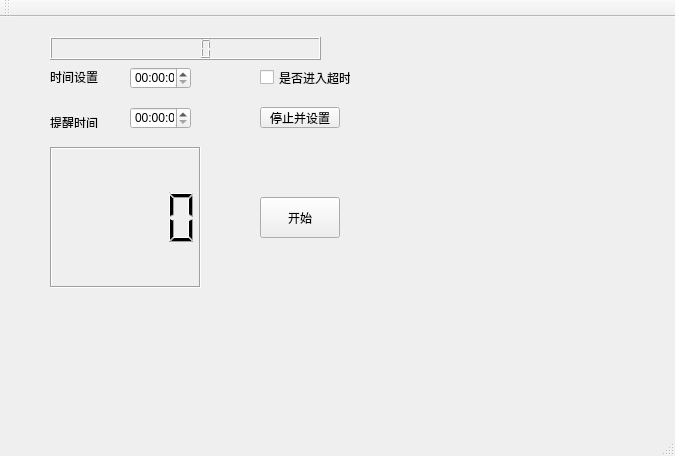
<?xml version="1.0" encoding="UTF-8"?>
<ui version="4.0">
 <class>MainWindow</class>
 <widget class="QMainWindow" name="MainWindow">
  <property name="geometry">
   <rect>
    <x>0</x>
    <y>0</y>
    <width>675</width>
    <height>456</height>
   </rect>
  </property>
  <property name="sizePolicy">
   <sizepolicy hsizetype="Fixed" vsizetype="Preferred">
    <horstretch>0</horstretch>
    <verstretch>0</verstretch>
   </sizepolicy>
  </property>
  <property name="windowTitle">
   <string>倒计时-zzu</string>
  </property>
  <property name="iconSize">
   <size>
    <width>25</width>
    <height>25</height>
   </size>
  </property>
  <widget class="QWidget" name="centralWidget">
   <widget class="QPushButton" name="pushButton">
    <property name="geometry">
     <rect>
      <x>260</x>
      <y>180</y>
      <width>80</width>
      <height>41</height>
     </rect>
    </property>
    <property name="text">
     <string>开始</string>
    </property>
   </widget>
   <widget class="QLCDNumber" name="lcdNumber">
    <property name="geometry">
     <rect>
      <x>50</x>
      <y>130</y>
      <width>151</width>
      <height>141</height>
     </rect>
    </property>
    <property name="sizePolicy">
     <sizepolicy hsizetype="Maximum" vsizetype="Maximum">
      <horstretch>0</horstretch>
      <verstretch>0</verstretch>
     </sizepolicy>
    </property>
    <property name="frameShape">
     <enum>QFrame::Box</enum>
    </property>
    <property name="frameShadow">
     <enum>QFrame::Sunken</enum>
    </property>
    <property name="lineWidth">
     <number>1</number>
    </property>
   </widget>
   <widget class="QTimeEdit" name="timeEdit">
    <property name="geometry">
     <rect>
      <x>130</x>
      <y>50</y>
      <width>61</width>
      <height>22</height>
     </rect>
    </property>
   </widget>
   <widget class="QTimeEdit" name="timeEdit_2">
    <property name="geometry">
     <rect>
      <x>130</x>
      <y>90</y>
      <width>61</width>
      <height>22</height>
     </rect>
    </property>
   </widget>
   <widget class="QLabel" name="label_2">
    <property name="geometry">
     <rect>
      <x>50</x>
      <y>100</y>
      <width>50</width>
      <height>11</height>
     </rect>
    </property>
    <property name="text">
     <string>提醒时间：</string>
    </property>
   </widget>
   <widget class="QLabel" name="label">
    <property name="geometry">
     <rect>
      <x>50</x>
      <y>50</y>
      <width>51</width>
      <height>20</height>
     </rect>
    </property>
    <property name="text">
     <string>时间设置：</string>
    </property>
   </widget>
   <widget class="QCheckBox" name="checkBox">
    <property name="geometry">
     <rect>
      <x>260</x>
      <y>40</y>
      <width>91</width>
      <height>41</height>
     </rect>
    </property>
    <property name="sizePolicy">
     <sizepolicy hsizetype="Preferred" vsizetype="Fixed">
      <horstretch>0</horstretch>
      <verstretch>0</verstretch>
     </sizepolicy>
    </property>
    <property name="text">
     <string>是否进入超时</string>
    </property>
   </widget>
   <widget class="QLCDNumber" name="lcdNumber_2">
    <property name="geometry">
     <rect>
      <x>50</x>
      <y>20</y>
      <width>271</width>
      <height>23</height>
     </rect>
    </property>
   </widget>
   <widget class="QPushButton" name="pushButton_3">
    <property name="geometry">
     <rect>
      <x>260</x>
      <y>90</y>
      <width>80</width>
      <height>21</height>
     </rect>
    </property>
    <property name="text">
     <string>停止并设置</string>
    </property>
   </widget>
  </widget>
  <widget class="QMenuBar" name="menuBar">
   <property name="geometry">
    <rect>
     <x>0</x>
     <y>0</y>
     <width>675</width>
     <height>19</height>
    </rect>
   </property>
  </widget>
  <widget class="QToolBar" name="mainToolBar">
   <attribute name="toolBarArea">
    <enum>TopToolBarArea</enum>
   </attribute>
   <attribute name="toolBarBreak">
    <bool>false</bool>
   </attribute>
  </widget>
  <widget class="QStatusBar" name="statusBar"/>
 </widget>
 <layoutdefault spacing="6" margin="11"/>
 <resources/>
 <connections/>
</ui>
